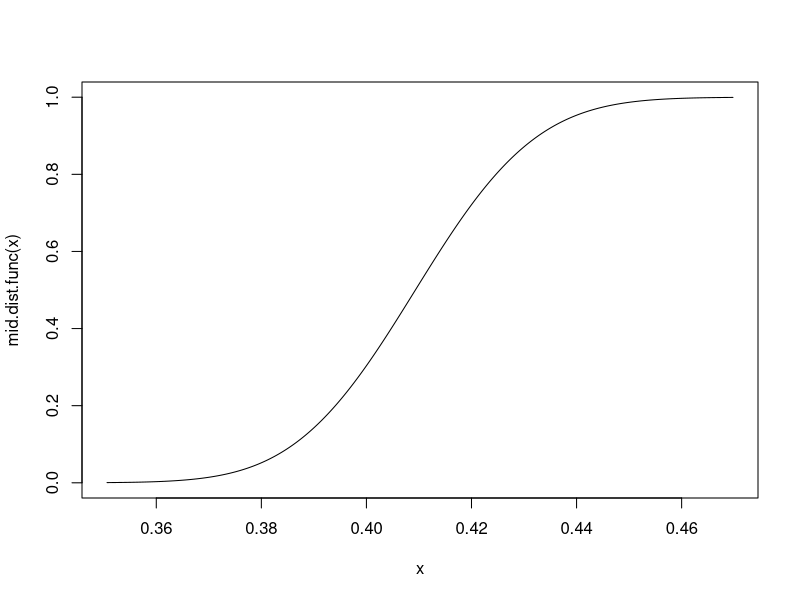
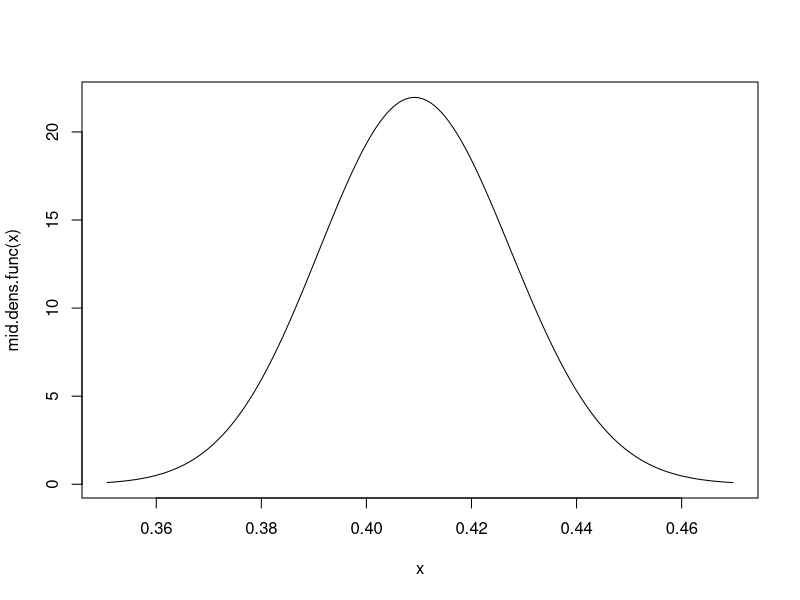
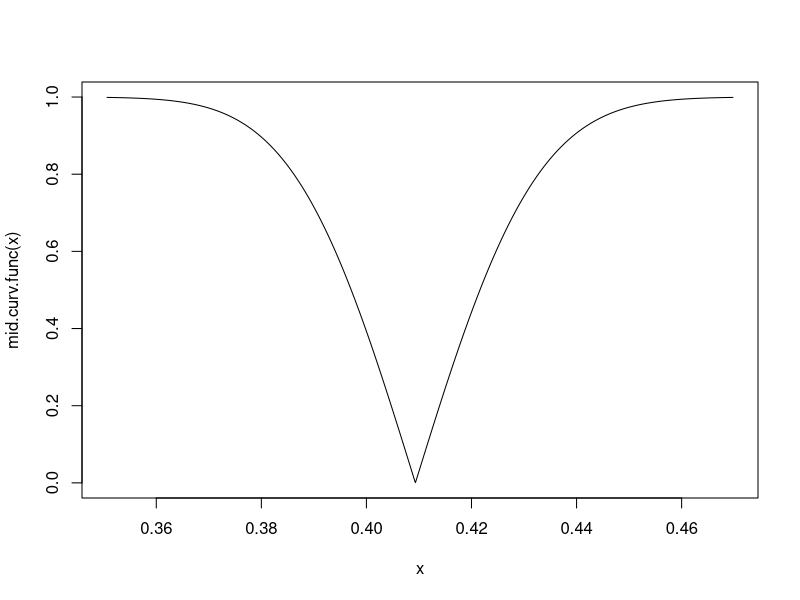
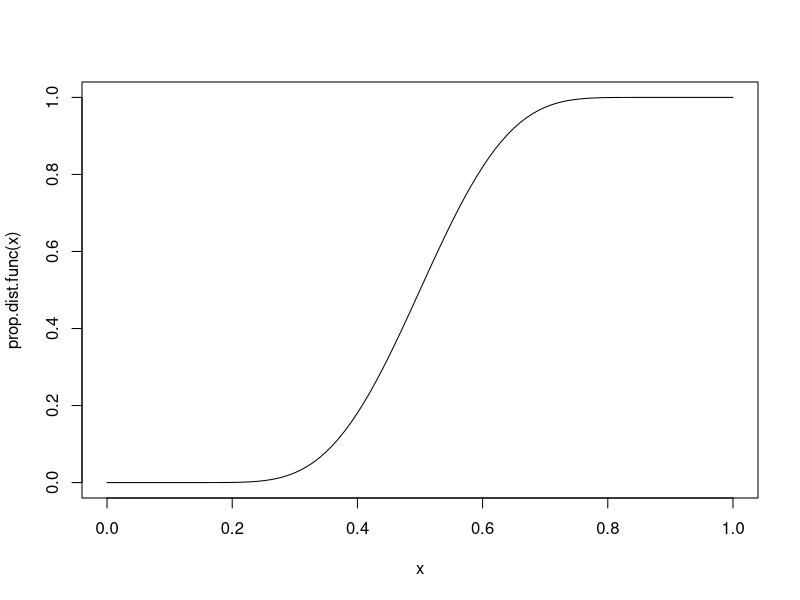
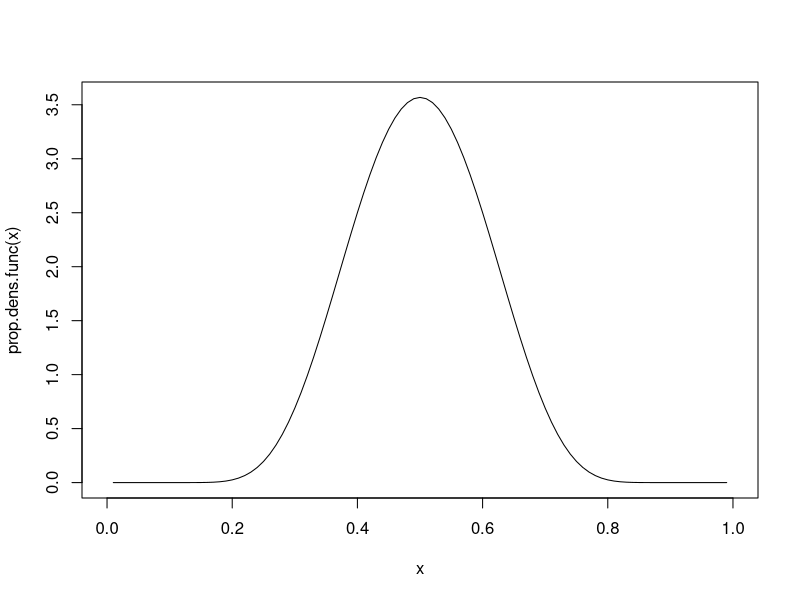
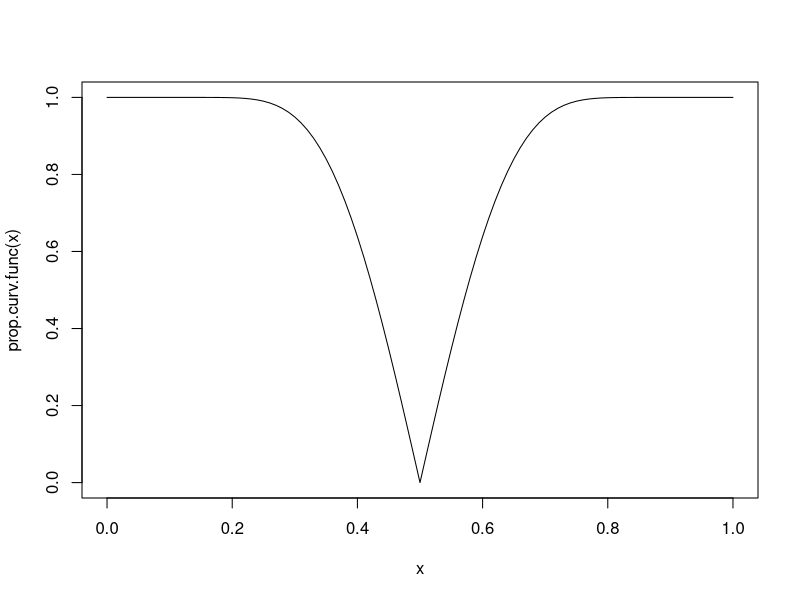
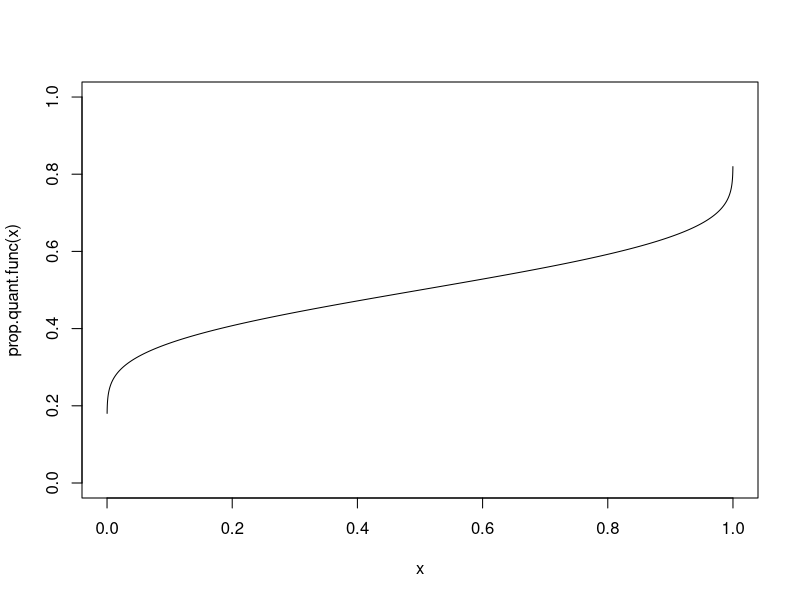
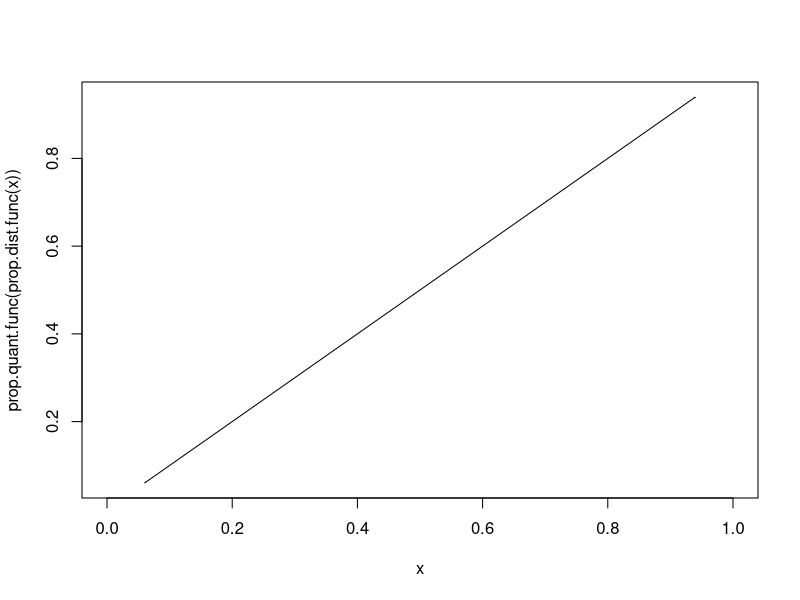

These figures' R source, in order:
## ---- chunk 1
prop.conf <- function (x, n, method = "mid", plot = TRUE, fullrange = "99.9 CI") {
  
  if(method == "Z"){
  p.hat <- x/n
    
    prop.dist.func <- function(p) 1-pnorm((p.hat - p)/sqrt(p*(1-p)/n))
    
      prop.deriv <- function(p) -1/2*(p - p.hat)*((p - 1)/n + p/n)/(-(p - 1)*p/n)^(3/2) - 1/sqrt(-(p - 1)*p/n)

    prop.dens.func <- function(p) -dnorm((p.hat - p)/sqrt(p*(1-p)/n))*prop.deriv(p)
    
    prop.curv.func <- function(p) abs(2*(1-pnorm((p.hat - p)/sqrt(p*(1-p)/n)))-1)

      quant.top <- function(p) p.hat + (qnorm(p)^2)/(2*n) + qnorm(p)*sqrt((p.hat*(1-p.hat))/n+((qnorm(p)^2)/(4*n^2)))
    
      quant.bot <- function(p) 1 + (qnorm(p)^2)/n
    
    prop.quant.func <- function(p) quant.top(p)/quant.bot(p)


    
    x.list <- list(pconf = prop.dist.func, dconf = prop.dens.func, cconf = prop.curv.func, qconf = prop.quant.func)
    
    if (plot){
      if(fullrange == "full"){ 
      curve(prop.dist.func, from = 0, to = 1, n = 2000)
      curve(prop.dens.func, from = 0, to = 1, n = 2000)
      curve(prop.curv.func, from = 0, to = 1, n = 2000)
      }else{
      crit.left <- prop.quant.func(.0005)
      crit.right <- prop.quant.func(.9995)
      curve(prop.dist.func, from = crit.left, to = crit.right, n = 2000)
      curve(prop.dens.func, from = crit.left, to = crit.right, n = 2000)
      curve(prop.curv.func, from = crit.left, to = crit.right, n = 2000)
      }
    }
    
  return(x.list)

  }else if(method == "mid"){
    
    mid.dist.func <- function(p) pbinom(q = x, size = n, prob = p, lower.tail = FALSE) + 1/2*dbinom(x = x, size = n, prob = p)
    
    mid.curv.func <- function(p) abs(2*mid.dist.func(p)-1)
    
      pbin.deriv.beta <- function(p) dbeta(x = p, shape1 = x+1, shape2 = n-x)
      
      dbin.deriv <- function(p) choose(n = n, k = x)*(-(n - x)*p^x*(-p + 1)^(n - x - 1) + p^(x - 1)*(-p + 1)^(n - x)*x)

    mid.dens.func <- function(p) pbin.deriv.beta(p) + 1/2*dbin.deriv(p)
    
    mid.quant.func <- function(q)
  if(x == 0){
    if(q>=.5 & q<=1){
  uniroot(function(x) mid.dist.func(x)-q, lower = 0, upper = 1)$root
    }else if (q>=0 & q<.5){
  0
  }else{
    stop("Quantile not between 0 and 1")
    }
  }else if(x == n){
    if(q>=0 & q<.5){
  uniroot(function(x) mid.dist.func(x)-q, lower = 0, upper = 1)$root
  }else if (q>=.5 & q<=1){
  1
  }else{
    stop("Quantile not between 0 and 1")
    }
    }else{
  if(q>=0 & q<=1){
  uniroot(function(x) mid.dist.func(x)-q, lower = 0, upper = 1)$root
  }else{
  stop("Quantile not between 0 and 1")
  }
    }
    mid.quant.func <- Vectorize(mid.quant.func)
    
    x.list <- list(pconf = mid.dist.func, dconf = mid.dens.func, cconf = mid.curv.func, qconf = mid.quant.func)
    
    if (plot){
      if(fullrange == "full"){ 
      curve(mid.dist.func, from = 0, to = 1, n = 2000)
      curve(mid.dens.func, from = 0, to = 1, n = 2000)
      curve(mid.curv.func, from = 0, to = 1, n = 2000)
      }else{
      crit.left <- mid.quant.func(.0005)
      crit.right <- mid.quant.func(.9995)
      curve(mid.dist.func, from = crit.left, to = crit.right, n = 2000)
      curve(mid.dens.func, from = crit.left, to = crit.right, n = 2000)
      curve(mid.curv.func, from = crit.left, to = crit.right, n = 2000)
      }
    }
     return(x.list)
  }
}
## ---- chunk 2
Mon.Trump.Poll <- prop.conf(x = 300, n = 733, method = "mid")
Mon.Trump.Poll$qconf(c(.025, 0.975))
Mon.Trump.Poll$pconf(.5)
## ---- chunk 3
prop.test(x = 300, n = 733,correct = FALSE)
## ---- chunk 4
x <- 10
n <- 20
p.hat <- x/n
prop.dist.func <- function(p) 1-pnorm((p.hat - p)/sqrt(p*(1-p)/n))
curve(prop.dist.func, from = 0, to = 1)
## ---- chunk 5
prop.deriv <- function(p) -1/2*(p - p.hat)*((p - 1)/n + p/n)/(-(p - 1)*p/n)^(3/2) - 1/sqrt(-(p - 1)*p/n)

prop.dens.func <- function(p) -dnorm((p.hat - p)/sqrt(p*(1-p)/n))*prop.deriv(p)

curve(prop.dens.func, from = 0, to = 1)
## ---- chunk 6
integrate(prop.dens.func, lower = 0, upper = .7)

1-pnorm((p.hat - .7)/sqrt(.7*(1-.7)/n))

## ---- chunk 7

prop.curv.func <- function(p) abs(2*(1-pnorm((p.hat - p)/sqrt(p*(1-p)/n)))-1)


curve(prop.curv.func, from = 0, to = 1)
## ---- chunk 8
quant.top <- function(p) p.hat + (qnorm(p)^2)/(2*n) + qnorm(p)*sqrt((p.hat*(1-p.hat))/n+((qnorm(p)^2)/(4*n^2)))
    
quant.bot <- function(p) 1 + (qnorm(p)^2)/n
    
prop.quant.func <- function(p) quant.top(p)/quant.bot(p)

curve(prop.quant.func, from = 0, to = 1, ylim = c(0.001,.999), n = 10000)

curve(prop.quant.func(prop.dist.func(x)), from = 0, to = 1, n = 10000)

curve(prop.dist.func(prop.quant.func(x)), from = 0, to = 1)
curve(1*x, add = TRUE)
## ---- chunk 9
xval <-  .8
yval <- prop.dist.func(p = xval)
prop.quant.func(yval)

curve(prop.dist.func, from = 0, to = 1, ylim = c(0.001,.999), n = 20000)
abline(v = xval)
abline(h = yval)
## ---- chunk 10
pval <- .6
qval <- prop.dist.func(pval)
prop.quant.func(qval)
